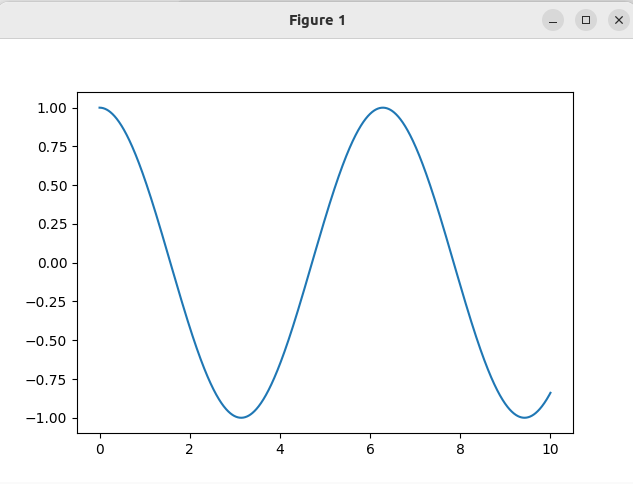

Write the Python code that produced this figure.
import matplotlib.pyplot as plt
import numpy as np


x = np.linspace(0, 10, 1500)
y = np.cos(x)
plt.plot(x, y)
plt.show()
